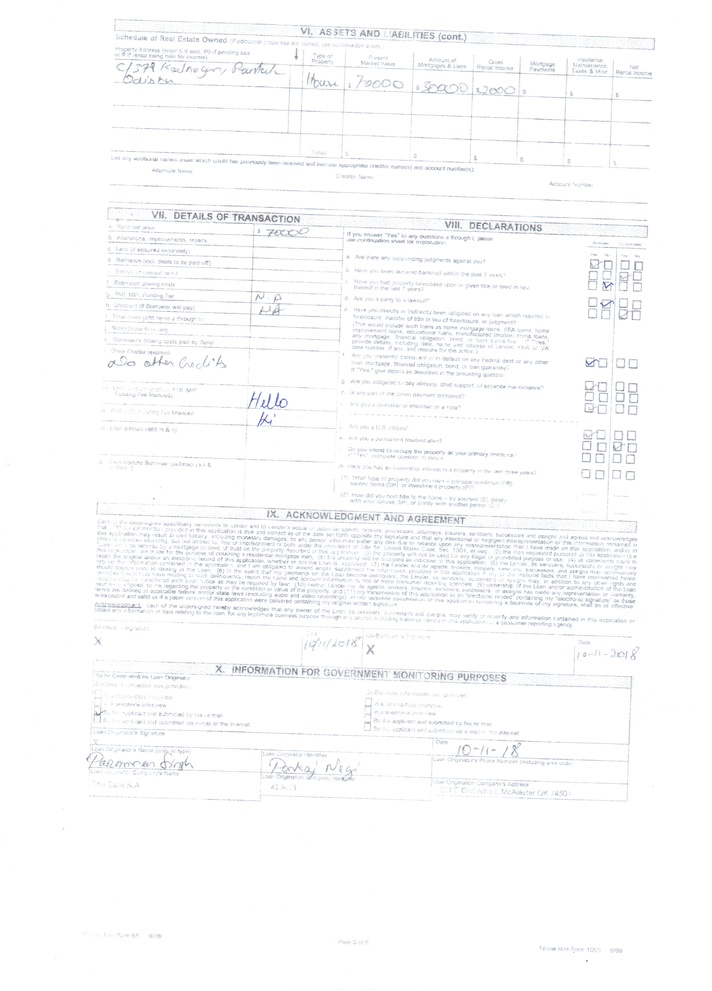
#> input picture Pyimages/Module1/Begineer/Page3.jpeg, 712 x 991 px, shrunk from 2481 x 3456 before the run
$ python Translation.py --image Page3.jpeg
#> lines starting #> are read from the running program, lines starting #| are printed output that depends on the picture
# import the necessary packages
import numpy as np
import argparse
import cv2

# construct the argument parser and parse the arguments
ap = argparse.ArgumentParser()
ap.add_argument("-i", "--image", required=True, help="Path to the image")
args = vars(ap.parse_args())

# load the image and show it
image = cv2.imread(args["image"])
#> image is the input picture: shape (991, 712, 3); mean B, G, R 251.4, 250.9, 250.5
print(image.shape[0])
#| 991
print(image.shape[1])
#| 712
cv2.imshow("Original", image)
cv2.waitKey(0)

# NOTE: Translating (shifting) an image is given by a NumPy matrix in
# the form:
#	[[1, 0, shiftX], [0, 1, shiftY]]
# You simply need to specify how many pixels you want to shift the image
# in the X and Y direction -- let's translate the image 25 pixels to the
# right and 50 pixels down
M = np.float32([[1, 0, 25], [0, 1, 50]])
shifted = cv2.warpAffine(image, M, (image.shape[1], image.shape[0]))
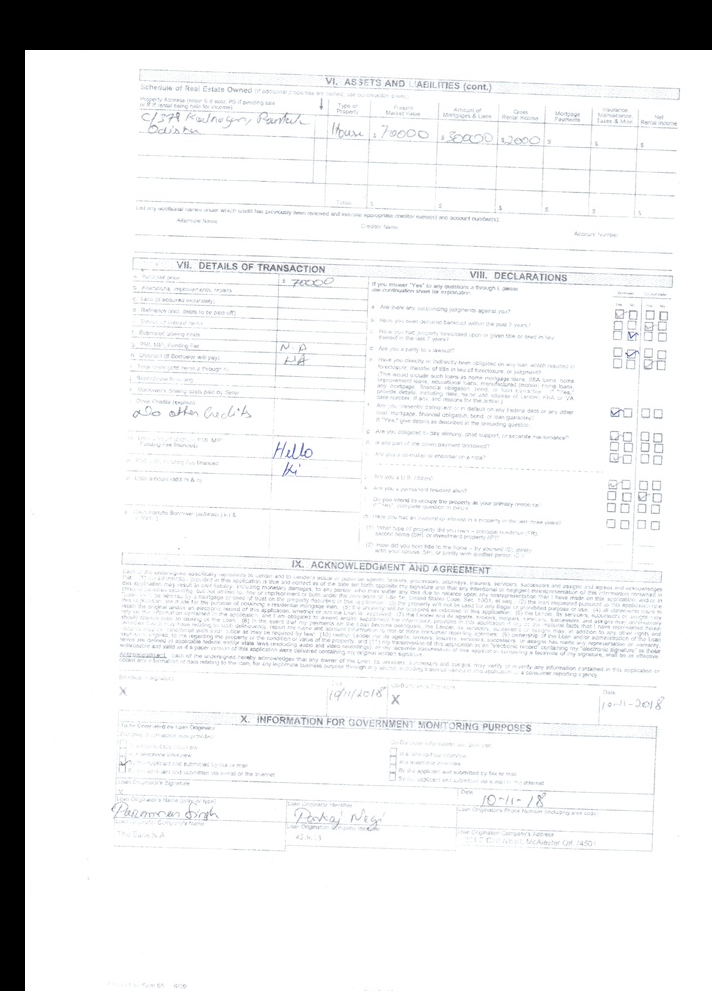
#> shifted: shape (991, 712, 3); mean B, G, R 230, 229.5, 229.2
cv2.imshow("Shifted Down and Right", shifted)
print(shifted.shape[0])
#| 991
print(shifted.shape[1])
#| 712

cv2.waitKey(0)
# now, let's shift the image 50 pixels to the left and 90 pixels up, we
# accomplish this using negative values
M = np.float32([[1, 0, -50], [0, 1, -90]])
shifted = cv2.warpAffine(image, M, (image.shape[1], image.shape[0]))
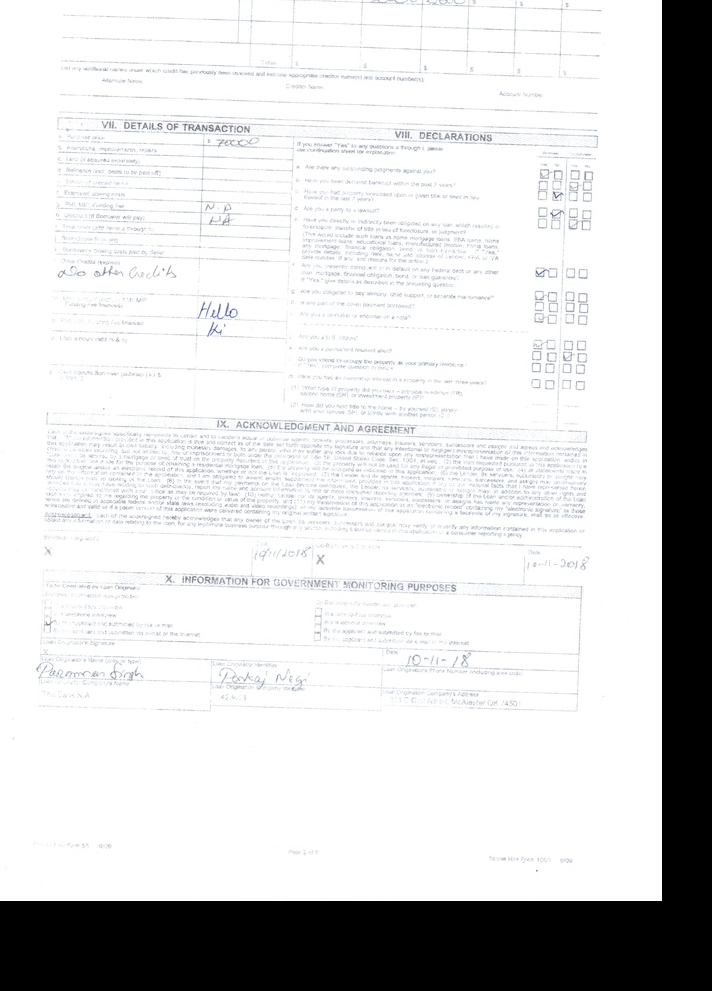
#> shifted: shape (991, 712, 3); mean B, G, R 212.4, 211.9, 211.6
cv2.imshow("Shifted Up and Left", shifted)
cv2.waitKey(0)
